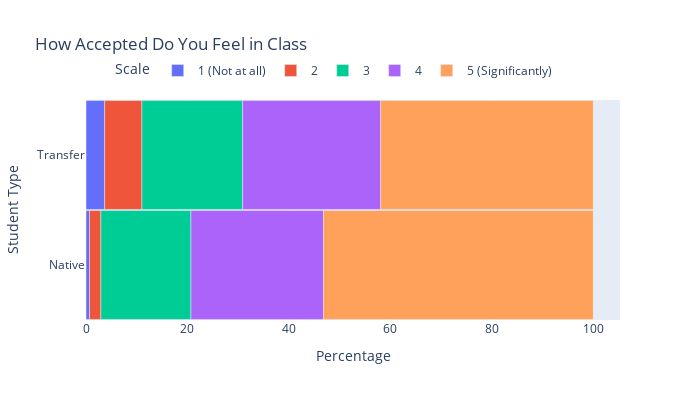

Notebook code for this chart:
### Code cell
fig = DivergingGraphPlot(transfer, native, label, graphTitle, X_title, Y_title)
fig.show()

X_label = ""
Y_label = "1(Not at All) ... 5(Significantly)"
x_label = ["Week 2", "Week 3", "Week 4", "Week 5", "Week 6", "Week 7", "Week 8", "Week 9"]
graphLabel = "How Accepted Do You Feel in Class"
df = plotLineGraph(transfer, native, label, graphLabel, X_label, Y_label, x_label, x)
print(df)

### Figure 1 — Plotly figure (JSON) as saved in the notebook; plotly's stock layout.template omitted (floating-point values rounded to 4 significant figures)
{"data": [{"hovertemplate": "%{y}: %{x}", "name": "1 (Not at all)", "orientation": "h", "type": "bar", "x": [3.676, 0.6875], "y": ["Transfer", "Native"]}, {"hovertemplate": "%{y}: %{x}", "name": "2", "orientation": "h", "type": "bar", "x": [7.353, 2.25], "y": ["Transfer", "Native"]}, {"hovertemplate": "%{y}: %{x}", "name": "3", "orientation": "h", "type": "bar", "x": [19.85, 17.75], "y": ["Transfer", "Native"]}, {"hovertemplate": "%{y}: %{x}", "name": "4", "orientation": "h", "type": "bar", "x": [27.21, 26.12], "y": ["Transfer", "Native"]}, {"hovertemplate": "%{y}: %{x}", "name": "5 (Significantly)", "orientation": "h", "type": "bar", "x": [41.91, 53.19], "y": ["Transfer", "Native"]}], "layout": {"bargap": 0.01, "barmode": "relative", "height": 400, "legend": {"orientation": "h", "title": {"text": "Scale"}, "x": 0.05, "y": 1.2}, "title": {"text": "How Accepted Do You Feel in Class"}, "width": 700, "xaxis": {"title": {"text": "Percentage"}}, "yaxis": {"autorange": "reversed", "title": {"text": "Student Type"}}}}
